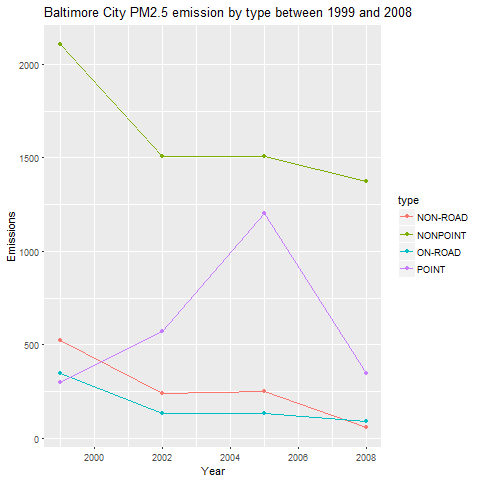

The R source for this figure:
# 3. Of the four types of sources indicated by the type (point, nonpoint, onroad, nonroad) variable, which of these four sources have seen decreases in emissions from 1999–2008 for Baltimore City? Which have seen increases in emissions from 1999–2008? Use the ggplot2 plotting system to make a plot answer this question.

baltNEI <- NEI[NEI$fip == "24510", ]
a <- aggregate(baltNEI$Emissions, by = list(baltNEI$year, baltNEI$type), sum)
names(a) <- c("year","type","Emissions")

png("plot3.png")
qplot(year, Emissions, data = a, col = type, geom = c("point", "line"),
      main = "Baltimore City PM2.5 emission by type between 1999 and 2008",
      xlab = "Year")
dev.off()
# Non-road, Nonpoint, and On-Road have decreased while Point has increased